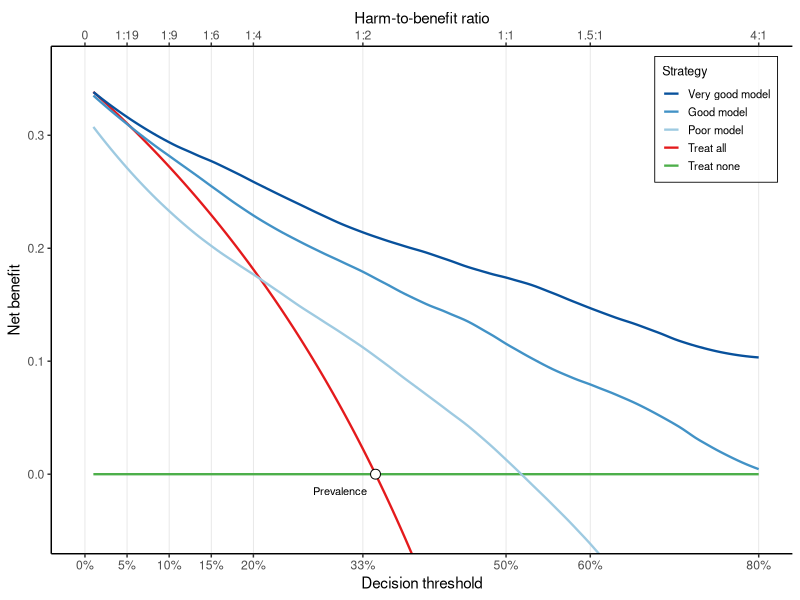

Reproduce this figure in R.
library(tidyverse)

inv_logit <- \(x) 1 / (1 + exp(-x))

set.seed(6192)

n <- 2000
# Outcome driven by the very good model; intercept targets ~35% prevalence
lp_vgood <- rnorm(n, mean = -1.2, sd = 2.5)
p_vgood <- inv_logit(lp_vgood)
y <- rbinom(n, 1, p_vgood)

# Good model: correlated with true risk but noisier
lp_good <- qlogis(p_vgood) + rnorm(n, 0, 1.5)
p_good <- inv_logit(lp_good)

# Poor model: weakly correlated with true risk
lp_poor <- qlogis(p_vgood) + rnorm(n, 0, 4)
p_poor <- inv_logit(lp_poor)

prev <- mean(y)

calc_nb <- function(y, p_pred, thresholds) {
  n <- length(y)
  purrr::map_dbl(thresholds, \(pt) {
    tp <- sum(y == 1 & p_pred >= pt)
    fp <- sum(y == 0 & p_pred >= pt)
    tp / n - fp / n * pt / (1 - pt)
  })
}

thresholds <- seq(0.01, 0.80, by = 0.005)

dca_df <- bind_rows(
  tibble(threshold = thresholds,
         nb = prev - (1 - prev) * thresholds / (1 - thresholds),
         strategy = "Treat all"),
  tibble(threshold = thresholds,
         nb = 0,
         strategy = "Treat none"),
  tibble(threshold = thresholds,
         nb = calc_nb(y, p_vgood, thresholds),
         strategy = "Very good model"),
  tibble(threshold = thresholds,
         nb = calc_nb(y, p_good, thresholds),
         strategy = "Good model"),
  tibble(threshold = thresholds,
         nb = calc_nb(y, p_poor, thresholds),
         strategy = "Poor model")
) |>
  mutate(strategy = factor(strategy,
    levels = c("Very good model", "Good model", "Poor model", "Treat all", "Treat none"),
    labels = c("Very good model", "Good model", "Poor model", "Treat all", "Treat none")))

# Loess smooth the three model lines
model_df <- dca_df |>
  filter(strategy %in% c("Very good model", "Good model", "Poor model")) |>
  group_by(strategy) |>
  mutate(nb_smooth = predict(loess(nb ~ threshold, span = 0.25))) |>
  ungroup()

default_df <- dca_df |>
  filter(strategy %in% c("Treat all", "Treat none"))

# Ticks: denser between 0 and 20%, then every 20%
primary_breaks <- c(0, 0.05, 0.10, 0.15, 0.20,0.33, 0.50, 0.60, 0.80)
hb_labels <- sapply(primary_breaks, \(pt) {
  if (pt == 0) return("0")
  ratio <- pt / (1 - pt)
  if (ratio < 1) {
    denom <- round(1 / ratio)
    paste0("1:", denom)
  } else {
    paste0(round(ratio, 1), ":1")
  }
})

p_dca <- ggplot() +
  geom_vline(xintercept = primary_breaks, color = "grey90", linewidth = 0.3) +
  geom_line(data = default_df, aes(x = threshold, y = nb, color = strategy),
            linewidth = 0.8) +
  geom_line(data = model_df, aes(x = threshold, y = nb_smooth, color = strategy),
            linewidth = 0.8) +
  scale_color_manual(
    breaks = c("Very good model", "Good model", "Poor model", "Treat all", "Treat none"),
    values = c(
      "Very good model" = "#08519C",
      "Good model"      = "#4292C6",
      "Poor model"      = "#9ECAE1",
      "Treat all"       = "#E41A1C",
      "Treat none"      = "#4DAF4A"
  )) +
  scale_x_continuous(
    limits = c(0, 0.8),
    breaks = primary_breaks,
    labels = scales::percent_format(accuracy = 1),
    sec.axis = sec_axis(~ ., breaks = primary_breaks, labels = hb_labels,
                        name = "Harm-to-benefit ratio")
  ) +
  annotate("point", x = prev, y = 0, shape = 21, size = 3,
           fill = "white", color = "black") +
  annotate("text", x = prev - 0.01, y = -0.015, label = "Prevalence",
           size = 2.8, hjust = 1) +
  coord_cartesian(ylim = c(-0.05, max(dca_df$nb) + 0.02)) +
  labs(x = "Decision threshold", y = "Net benefit",
       color = "Strategy") +
  theme_classic(base_size = 11) +
  theme(
    legend.position = c(0.98, 0.98),
    legend.justification = c(1, 1),
    legend.background = element_rect(fill = alpha("white", 0.8), color = "black", linewidth = 0.3),
    legend.key.size = unit(0.9, "lines"),
    legend.text = element_text(size = 8),
    legend.title = element_text(size = 9)
  )

ggsave("figures/Introduction/dca.pdf", p_dca, width = 5, height = 4, units = "in")
